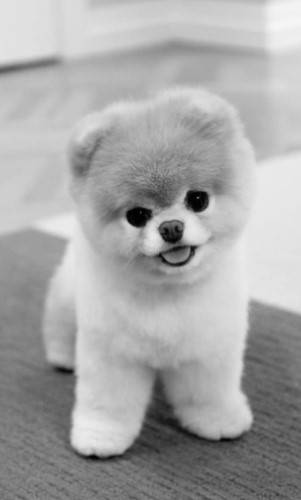
#> input picture learningSpoon/numpy와 pandas/Numpy 코드 및 실습자료/gray.jpg, 301 x 500 px
$ python '08_연습문제_2.py'
#> lines starting #> are read from the running program, lines starting #| are printed output that depends on the picture
from matplotlib import image
import matplotlib.pyplot as plt
import numpy as np

path = "gray.jpg"
img = image.imread( path )
#> img is the input picture: shape (500, 301, 3); min 0, max 246, mean 166.7
img = img[:,:,0].copy()
#> img: shape (500, 301)

img = 255 - img
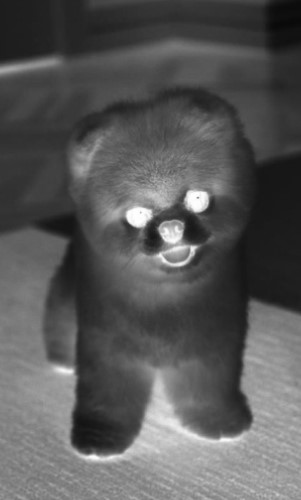
#> img: shape (500, 301); min 9, max 255, mean 88.3

plt.imshow(img, cmap='gray')
plt.show()
